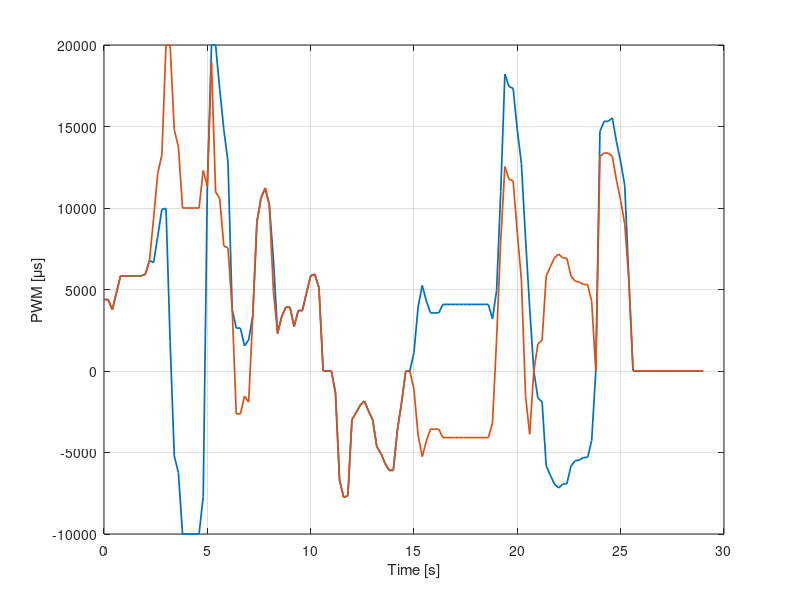

Recreate this plot in MATLAB. (Note: this script raises an error after producing the figure.)
%% SECTION FOR ROBOT STATES
clear, clc
% Inside the Test_(i) files: time in [s], PWM left and right, Angular Position
% from encoders in [deg] and Angular Velocity from encoders in [rad/s]

load('Test_1.mat')
% load('Test_2.mat')
% load('Test_3.mat')
% load('Test_4.mat')

r = 0.019;              % [m] radius   (between 0.0215 and 0.018)
B = 0.185;              % [m] distance between tracks

V = r/2*(omega_r+omega_l);
psidot = r/B*(omega_r-omega_l);

psi = zeros(length(t),1);
VX = zeros(length(t),1);
VY = zeros(length(t),1);
X = zeros(length(t),1);
Y = zeros(length(t),1);

for i=1:length(t)-1
    psi(i+1) = psi(i)+(t(i+1)-t(i))*psidot(i);
    if psi(i+1)>pi
        psi(i+1) = psi(i+1)-2*pi;
    end
    if psi(i+1)<-pi
        psi(i+1) = 2*pi+psi(i+1);
    end 
end

for i=1:length(t)-1
    M=[cos(psi(i)) -sin(psi(i)); sin(psi(i)) cos(psi(i))];
    velocity=M*[V(i) 0]';
    VX(i)=velocity(1);
    VY(i)=velocity(2);
end

for i=1:length(t)-1
    X(i+1) = X(i)+(t(i+1)-t(i))*VX(i);
end

for i=1:length(t)-1
    Y(i+1) = Y(i)+(t(i+1)-t(i))*VY(i);
end

% PWM
figure()
plot(t,pwm_l,'LineWidth',1.25)
grid on
hold on
plot(t,pwm_r,'LineWidth',1.25)
xlabel('Time [s]')
ylabel('PWM [\mus]')
sgtitle('PWM')
legend('PWM_l','PWM_r')

figure()
plot(t,omega_l,'LineWidth',1.25)
hold on, grid on
plot(t, omega_r,'LineWidth',1.25)
xlabel('Time [s]')
ylabel('Angular velocity [rad/s]')
legend('Left','Right')
title('Angular velocity')

% Space
figure()
plot(X,Y,'LineWidth',1.25,'Color',[0, 0.5 , 0.9])
grid on
hold on
plot(X(1), Y(1),'or')
plot(X(end), Y(end),'og')
title('Position')
xlabel('X [m]')
ylabel('Y [m]')

figure()
plot(t,X,'LineWidth',1.25,'Color',[0.7, 0 ,0])
grid on
title('X position')
xlabel('Time [s]')
ylabel('X [m]')

figure()
plot(t,Y,'LineWidth',1.25,'Color',[0, 0.7 ,0])
title('Y position')
xlabel('Time [s]')
ylabel('Y [m]')
grid on

% Speed
figure()
plot(t,VX,'LineWidth',1.25)
grid on
hold on
plot(t,VY,'LineWidth',1.25)
xlabel('Time [s]')
ylabel('V [m/s]')
sgtitle('Speed')
legend('VX','VY')
ylim([-0.3 0.5])

figure()
plot(t,psidot,'LineWidth',1.25,'Color',[1 0.5 0])
grid on
xlabel('Time [s]')
ylabel('\psidot [rad/s]')
sgtitle('Angular speed')
ylim([-2 2.5])

% Orientation
figure()
plot(t,psi*180/pi,'LineWidth',1.25,'Color',[0 0.7 0])
grid on
xlabel('Time [s]')
ylabel('\psi [deg]')
title('Angular position')
ylim([-180 180])


